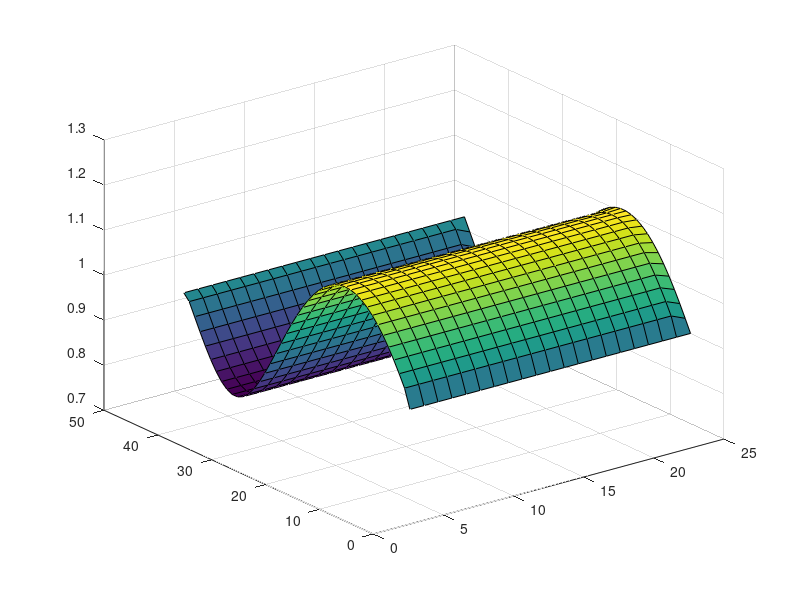

Here is the MATLAB script that generated this plot:
%
%
%
%
%

clear all; clc;

cfl=0.5;

% grid
r = 0:0.05:1;  lr = length(r);
z = -1:0.05:1; lz = length(z);
[R,Z] = meshgrid(r,z);

% initialization
w = csc(R).*cos(Z);

% computational domain
sol = zeros(lz+2,lr+2); sol(2:end-1,2:end-1)=w;

for k=1:100
% boundary conditions
% r = 0
sol(:,1) = sol(:,2);
% sol(:,1) = 0;
% r = R
sol(2:end-1,end) = sol(2:end-1,end-1);
% Top
sol(end,:) = sol(2,:);
% Bottom
sol(1,:) = sol(end-1,:);
% advance in time
sol(2:end-1,1:end-1) = sol(2:end-1,1:end-1)+cfl*(sol(2:end-1,2:end)-...
    2*sol(2:end-1,1:end-1)+sol(3:end,1:end-1)); 
surf(sol), pause(0.1)
end